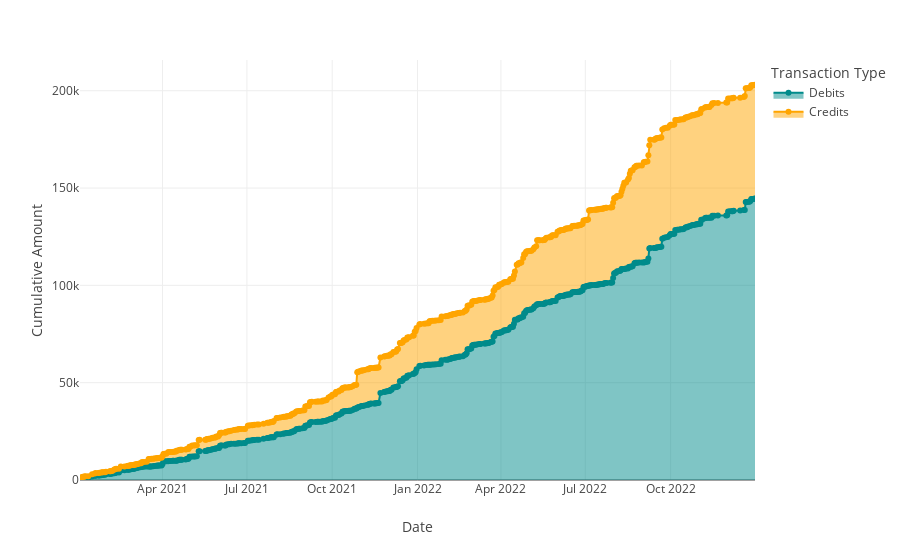

The notebook cell saved with this chart:
### Code cell
dual_cumulative = dual[['Debits', 'Credits']].cumsum()
fig1 = px.area(
    dual_cumulative, x=dual['Date'], 
    y=dual_cumulative.columns,
    color_discrete_map={'Debits': 'darkcyan', 'Credits': 'orange'}
    )

custom_text = ['Type: {}'.format(col) for col in dual_cumulative.columns]

hover_template = (
    '<b>Type:</b>'
    '<b>Date:</b> %{x}<br>'
    '<b>Cumulative Amount:</b> $%{y:,.0f}'
)

fig1.update_traces(
    mode='lines+markers',
    hovertemplate=hover_template,
    customdata=dual_cumulative.columns
)

fig1.update_layout(
    legend_title='Transaction Type',
    xaxis_title="Date",
    yaxis_title="Cumulative Amount"
)

fig1.update_xaxes(title_text="Date")
fig1.update_yaxes(title_text="Cumulative Amount")

fig1.show()

### Figure 1 — Plotly figure (JSON) as saved in the notebook; plotly's stock layout.template omitted (floating-point values rounded to 4 significant figures; data arrays with more than 128 entries replaced by an {"elided": "..."} marker saying what was removed)
{"data": [{"customdata": ["Debits", "Credits"], "fillpattern": {"shape": ""}, "hovertemplate": "<b>Type:</b><b>Date:</b> %{x}<br><b>Cumulative Amount:</b> $%{y:,.0f}", "legendgroup": "Debits", "line": {"color": "darkcyan"}, "marker": {"symbol": "circle"}, "mode": "lines+markers", "name": "Debits", "orientation": "v", "showlegend": true, "stackgroup": "1", "type": "scatter", "x": {"elided": "500 str values"}, "xaxis": "x", "y": {"elided": "500 float values"}, "yaxis": "y"}, {"customdata": ["Debits", "Credits"], "fillpattern": {"shape": ""}, "hovertemplate": "<b>Type:</b><b>Date:</b> %{x}<br><b>Cumulative Amount:</b> $%{y:,.0f}", "legendgroup": "Credits", "line": {"color": "orange"}, "marker": {"symbol": "circle"}, "mode": "lines+markers", "name": "Credits", "orientation": "v", "showlegend": true, "stackgroup": "1", "type": "scatter", "x": {"elided": "500 str values"}, "xaxis": "x", "y": {"elided": "500 float values"}, "yaxis": "y"}], "layout": {"legend": {"title": {"text": "Transaction Type"}, "tracegroupgap": 0}, "margin": {"t": 60}, "xaxis": {"anchor": "y", "domain": [0, 1], "title": {"text": "Date"}}, "yaxis": {"anchor": "x", "domain": [0, 1], "title": {"text": "Cumulative Amount"}}}}
